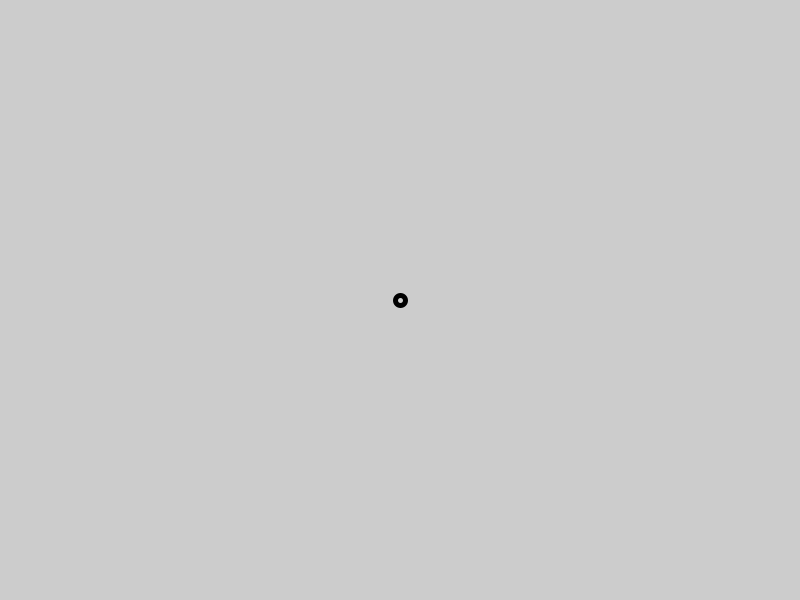
Frame 1 (no input)
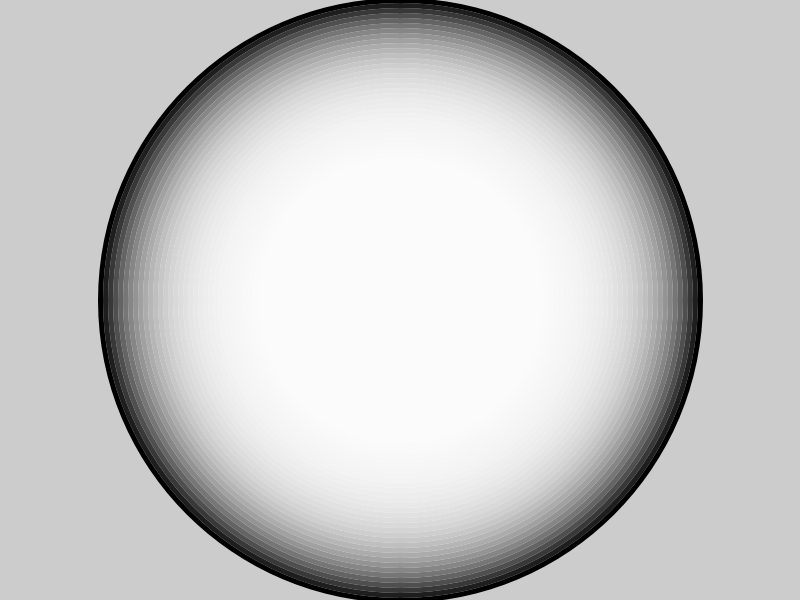
Frame 60 (the mouse pressed at the canvas centre just before this capture)
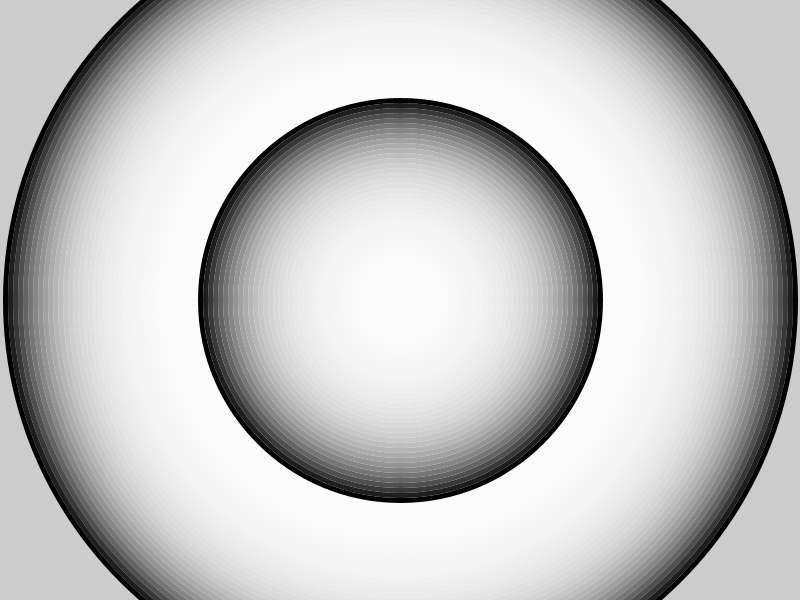
Frame 120 (the mouse held since frame 60 and released just before this capture)

The Processing sketch that drew these frames (run headless with seeded random() and noise(); from frame 60 on, the mouse is pressed at the canvas centre):

// Processing sketch: array_random_circles
// ── array_random_circles.pde
int diam;
float centerX, centerY;

void setup() {
  size(800, 600);
  diam = 10;
  centerX = width / 2;
  centerY = height / 2;
  stroke(0);
  strokeWeight(5);
  fill(255, 30);
}

void draw() {
  //background(180);
  ellipse(centerX, centerY, diam, diam);
  diam += 10; // diam = diam + 10
  //if (diam > width){
  //  diam = 10;
  //}
  diam %= width; 
}
